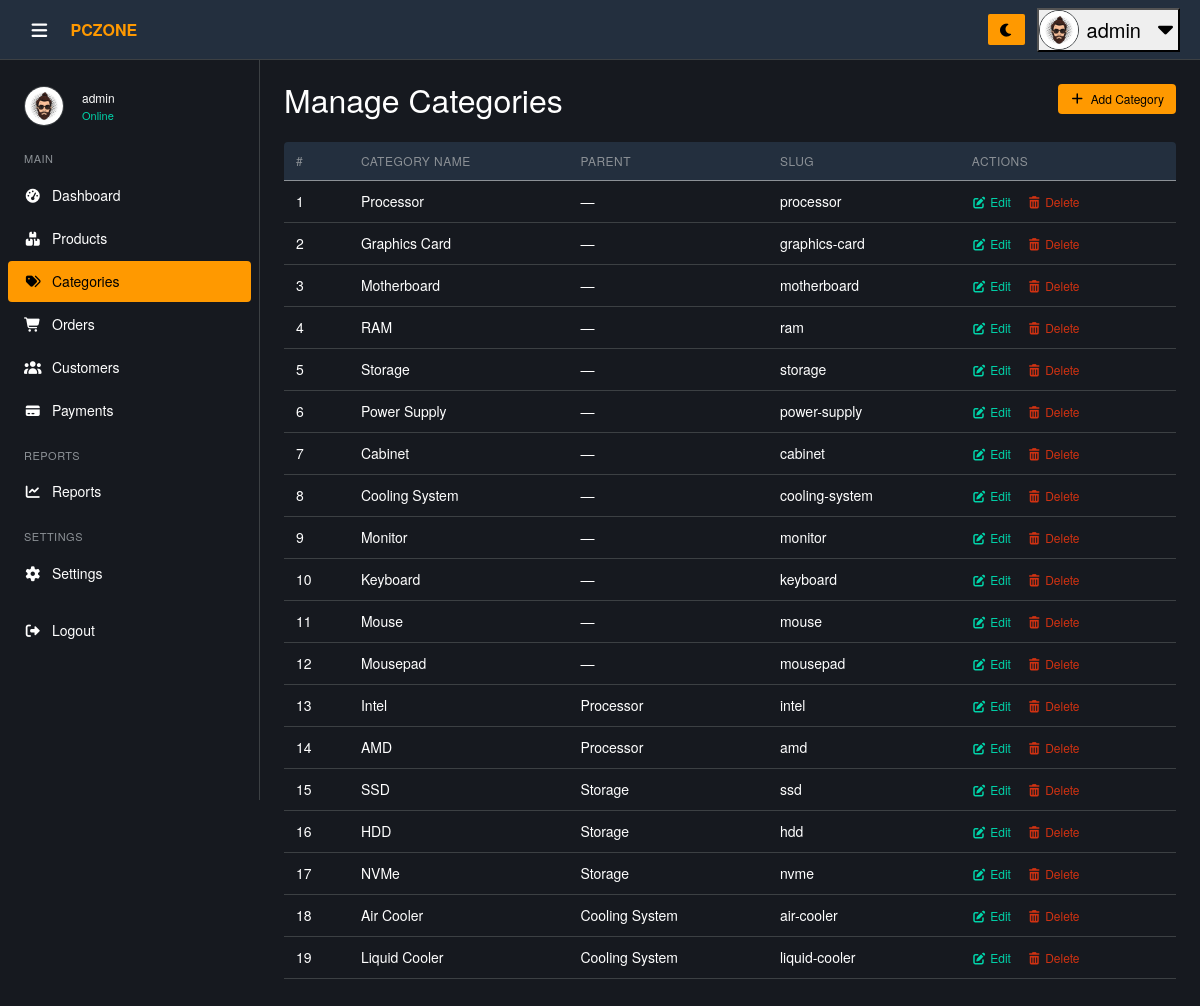
The app's page /admin/pages/categories.php (signed in) with its own data.
### tables this page shows
CREATE TABLE IF NOT EXISTS categories (
    category_id INT AUTO_INCREMENT PRIMARY KEY,
    category_name VARCHAR(100) NOT NULL UNIQUE,
    parent_id INT DEFAULT NULL,
    level INT DEFAULT 0,
    slug VARCHAR(250) UNIQUE,
    FOREIGN KEY (parent_id) REFERENCES categories(category_id) ON DELETE SET NULL
);

### admin/pages/categories.php (the view, shortened to what this page needs)
<!DOCTYPE html>
<html lang="en">
<head>
  <link rel="stylesheet" href="../assets/vendor/bootstrap/css/bootstrap.min.css">
  <link rel="stylesheet" href="../assets/vendor/fontawesome/css/all.min.css">
  <link rel="stylesheet" href="../assets/css/style.css">
</head>
<body>
  <?php include '../includes/header.php'; ?>
  <?php $page = 'categories';
  include '../includes/sidebar.php'; ?>
  <main class="main-content pt-5 mt-2">
    <div class="content-wrapper container my-4">
      <div class="d-flex align-items-center justify-content-between mb-4">
        <h2 class="mb-0">Manage Categories</h2>
        <button class="btn btn-add" data-bs-toggle="modal" data-bs-target="#addCategoryModal">
          <i class="fas fa-plus"></i> Add Category
        </button>
      </div>
      <div class="table-box">
        <table class="data-table table table-hover align-middle">
          <thead>
            <tr>
              <th>#</th>
              <th>Category Name</th>
              <th>Parent</th>
              <th>Slug</th>
              <th>Actions</th>
            </tr>
          </thead>
          <tbody>
            <?php
            $query = "SELECT c1.category_id,
                 c1.category_name,
                 c1.parent_id,
                 c1.slug,
                 c2.category_name AS parent_name
          FROM categories c1
          LEFT JOIN categories c2
          ON c1.parent_id = c2.category_id
          ORDER BY c1.category_id ASC";
            $result = mysqli_query($conn, $query);
            while ($row = mysqli_fetch_assoc($result)) {
            ?>
              <tr>
                <td><?= $row['category_id'] ?></td>
                <td><?= htmlspecialchars($row['category_name']) ?></td>
                <td><?= $row['parent_name'] ?? '—' ?></td>
                <td><?= $row['slug'] ?></td>
                <td>
                  <button class="btn-edit"
                    data-bs-toggle="modal"
                    data-bs-target="#editCategoryModal"
                    data-id="<?= $row['category_id'] ?>"
                    data-name="<?= htmlspecialchars($row['category_name']) ?>"
                    data-parent="<?= $row['parent_id'] ?>">
                    <i class="fas fa-edit"></i> Edit
                  </button>
                  <button class="btn-delete" onclick="deleteCategory(<?= $row['category_id'] ?>)">
                    <i class="fas fa-trash-alt"></i> Delete
                  </button>
                </td>
              </tr>
            <?php } ?>
          </tbody>
        </table>
      </div>
    </div>
  </main>
</body>
</html>

### admin/assets/css/style.css (style rules this page uses)
* { margin: 0; padding: 0; box-sizing: border-box; }
html, body { height: 100%; }
body { font-family: "Amazon Ember", "Helvetica Neue", Roboto, Arial, sans-serif; font-size: 20px; line-height: 1.5; background-color: var(--bg-body); color: var(--text-color); }
:root { --bg-body: #16191f; --bg-header: #232f3e; --bg-sidebar: #16191f; --bg-section: #16191f; --bg-card: #16191f; --bg-dropdown: #232f3e; --bg-input: #0d1117; --text-color: #ffffff; --text-muted: #8c9196; --text-secondary: #8c9196; --border-color: #3c4043; --primary: #ff9900; --primary-hover: #ffad33; --primary-text: #000000; --hover-bg: #2a3139; --hover-light: rgba(255, 255, 255, 0.05); --hover-dark: rgba(0, 0, 0, 0.05); --table-header: #232f3e; --scroll-track: #16191f; --transition: all 0.3s ease; }
.main-content { margin-left: 260px; padding: 20px 24px; padding-top: 78px; min-height: 100vh; width: calc(100% - 260px); transition: margin-left 0.3s, width 0.3s; display: flex; flex-direction: column; align-items: stretch; box-sizing: border-box; background-color: var(--bg-body); }
.content-wrapper { width: 100%; max-width: none !important; padding: 0; box-sizing: border-box; }
.table-box { overflow-x: auto; border-radius: 4px; }
.data-table, .product-table { width: 100%; border-collapse: collapse; font-size: 14px; }
.data-table th, .data-table td, .product-table th, .product-table td { padding: 10px 12px; text-align: left; border-bottom: 1px solid var(--border-color); color: var(--text-color); vertical-align: middle; }
.data-table th { background-color: var(--table-header); color: var(--text-muted); font-weight: 500; font-size: 12px; text-transform: uppercase; letter-spacing: 0.5px; }
.btn-add { background-color: var(--primary); color: var(--primary-text); padding: 6px 12px; border-radius: 4px; text-decoration: none; font-weight: 500; font-size: 12px; display: inline-flex; align-items: center; gap: 6px; border: none; cursor: pointer; }
.btn-edit, .btn-delete { background: none; border: none; font-size: 12px; font-weight: 400; cursor: pointer; text-decoration: none; }
.btn-edit { color: #00d4aa; margin-right: 12px; }
.btn-delete { color: #d13212; }

### records on screen
categories: category_id "1", category_name "Processor", parent_name "—", slug "processor"
categories: category_id "2", category_name "Graphics Card", parent_name "—", slug "graphics-card"
categories: category_id "3", category_name "Motherboard", parent_name "—", slug "motherboard"
categories: category_id "4", category_name "RAM", parent_name "—", slug "ram"
categories: category_id "5", category_name "Storage", parent_name "—", slug "storage"
categories: category_id "6", category_name "Power Supply", parent_name "—", slug "power-supply"
categories: category_id "7", category_name "Cabinet", parent_name "—", slug "cabinet"
categories: category_id "8", category_name "Cooling System", parent_name "—", slug "cooling-system"
categories: category_id "9", category_name "Monitor", parent_name "—", slug "monitor"
categories: category_id "10", category_name "Keyboard", parent_name "—", slug "keyboard"
categories: category_id "11", category_name "Mouse", parent_name "—", slug "mouse"
categories: category_id "12", category_name "Mousepad", parent_name "—", slug "mousepad"
categories: category_id "13", category_name "Intel", parent.category_name "Processor", slug "intel"
categories: category_id "14", category_name "AMD", parent.category_name "Processor", slug "amd"
categories: category_id "15", category_name "SSD", parent.category_name "Storage", slug "ssd"
categories: category_id "16", category_name "HDD", parent.category_name "Storage", slug "hdd"
categories: category_id "17", category_name "NVMe", parent.category_name "Storage", slug "nvme"
categories: category_id "18", category_name "Air Cooler", parent.category_name "Cooling System", slug "air-cooler"
categories: category_id "19", category_name "Liquid Cooler", parent.category_name "Cooling System", slug "liquid-cooler"

### other values on screen
$userName "admin"
$_SESSION['full_name'] "admin"
